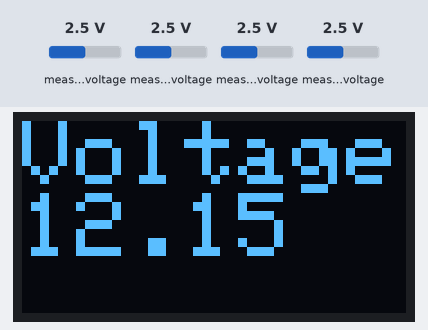
Recording of a sketch running on a simulated ESP32. Shown: 128×64 one-colour display. Inputs (shaded band) come from the test bench; at power-on: measured voltage 2.5 V. What the sketch prints to the serial monitor is not drawn.

Above: at 1.2 s.
1.3 s: measured voltage (sensor 202) set to 0.1 V
At 1.7 s:
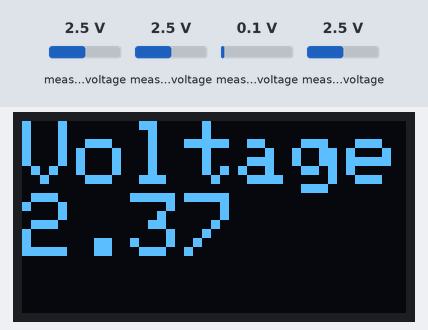
Timing chart, 0 to 4.3 s (numbered marks = the images above; inputs shaded):
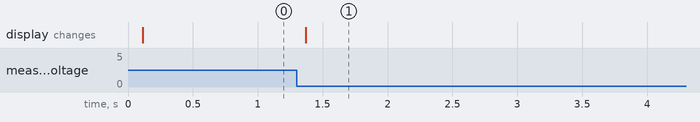

Measured:
- after the input at 1.3 s, the display: changes after 0.07 s (image 1)

The sketch:

esp32_lm35_test.ino
```cpp
#include <ArduinoJson.h>

#include <Wire.h> // library for I2C communication
#include <Adafruit_ADS1X15.h> //Library of external adc
#include "BluetoothSerial.h"
#include <Adafruit_MCP4725.h>
#include <SPI.h>
#include <Adafruit_GFX.h>
#include <Adafruit_SSD1306.h>
#include <Adafruit_I2CDevice.h>

#define SCREEN_WIDTH 128 // OLED display width, in pixels
#define SCREEN_HEIGHT 64 // OLED display height, in pixels
#define OLED_RESET     -1 // Reset pin # (or -1 if sharing Arduino reset pin)
#define SCREEN_ADDRESS 0x3c ///< See datasheet for Address; 0x3D for 128x64, 0x3C for 128x32
Adafruit_SSD1306 display(SCREEN_WIDTH, SCREEN_HEIGHT, &Wire, OLED_RESET);


char input;
bool enableHeater = false;
int number_data_points=20;
int number_DO = 64;
int current_point_number;
int numberOfDevices;
byte currentPortNumber;
String temps_together;


Adafruit_MCP4725 dac;
Adafruit_ADS1115 ads2;
Adafruit_ADS1115 ads3;
BluetoothSerial SerialBT;


void setup(void)
{
Serial.begin (115200);
Wire.begin(2,4);
dac.begin(0x60);

Serial.println("ADS1115 sensor 1 test!");
bool status2 = ads2.begin(0x48);
  if (!status2) {
    Serial.println("Could not find  ADS1115 sensor 1, check wiring!");
    while (1);
  }


Serial.println("ADS1115 sensor 2 test!");
bool status3 = ads3.begin(0x49);
  if (!status3) {
    Serial.println("Could not find  ADS1115 sensor 2, check wiring!");
    while (1);
}

ads2.setGain(GAIN_EIGHT);
ads3.setGain(GAIN_EIGHT);

display.setTextSize(3);             // Normal 1:1 pixel scale
display.setTextColor(SSD1306_WHITE);        // Draw white text
if(!display.begin(SSD1306_SWITCHCAPVCC, SCREEN_ADDRESS)) {
  Serial.println(F("SSD1306 allocation failed"));
   for(;;); // Don't proceed, loop forever
 }
// Clear the buffer
  display.clearDisplay();

}

void loop(void) {


for (int i=0; i<number_DO; i++) {

  int digital_out = i * number_DO;
  Serial.println(digital_out);

  for(int j=0;j <number_data_points; j++){

    current_point_number = j*number_data_points;
    blue_tooth(digital_out);

    }

}


}

void  blue_tooth(int DAC_input){

 dac.setVoltage(DAC_input, false);

//1st ADS1115
int16_t adc2_0 = ads2.readADC_SingleEnded(0);
float temp2_0 = int16ToC(adc2_0);
int16_t adc2_1 = ads2.readADC_SingleEnded(1);
float temp2_1 = int16ToC(adc2_1);
int16_t adc2_2 = ads2.readADC_SingleEnded(2);
float temp2_2 = int16ToC(adc2_2);
int16_t adc2_3 = ads2.readADC_SingleEnded(3);
float temp2_3 = int16ToC(adc2_3);

//2nd ADS1115
int16_t adc3_0 = ads3.readADC_SingleEnded(0); // read ANO values
float temp3_0 = int16ToC(adc3_0);
int16_t adc3_1 = ads3.readADC_SingleEnded(1); // read ANO values
float temp3_1 = int16ToC(adc3_1);

//For voltmeter
int16_t adc2 = ads3.readADC_SingleEnded(2); // read ANO values
float volts2 = ads3.computeVolts(adc2);
float input_voltage=(volts2*(10000+440))/440;

//OLED display
display.clearDisplay();
display.setCursor(0,0);             // Start at top-left corner
display.println(F("Voltage"));
display.println(input_voltage);
display.display();


//JSON with data
StaticJsonDocument<1000> doc;
JsonArray Temperature_8_Data = doc.createNestedArray("LM35");
Temperature_8_Data.add(temp2_0);
Temperature_8_Data.add(temp2_1);
Temperature_8_Data.add(temp2_2);
Temperature_8_Data.add(temp2_3);
Temperature_8_Data.add(temp3_0);
Temperature_8_Data.add(temp3_1);
JsonArray DAC_Data = doc.createNestedArray("Voltage output");
DAC_Data.add(input_voltage);

//send json over serial
input = Serial.read();
serializeJson(doc, Serial);
Serial.println();

}


//Covert integer to voltage
float int16ToC(int16_t value)
{
    float voltage = value*0.512;
    voltage /= 32767.0;
    return (voltage)*100 ;
}
```
